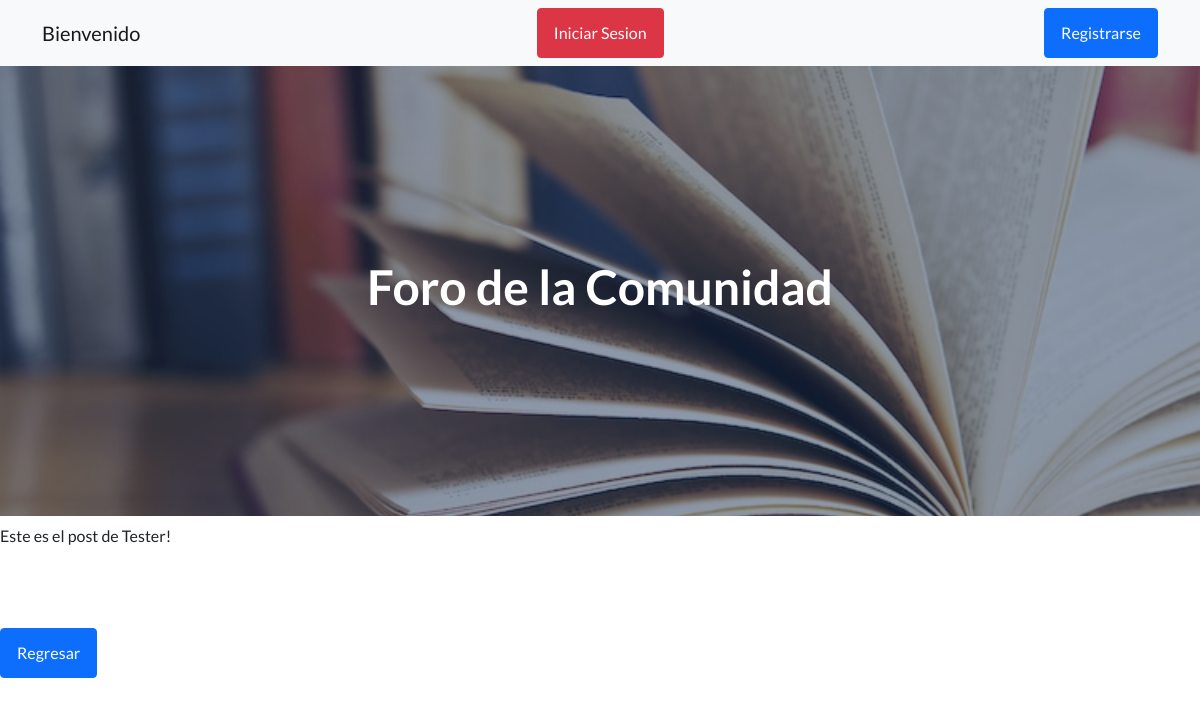
Page /app_biblioteca/article_detail/20 on the earlier database version.
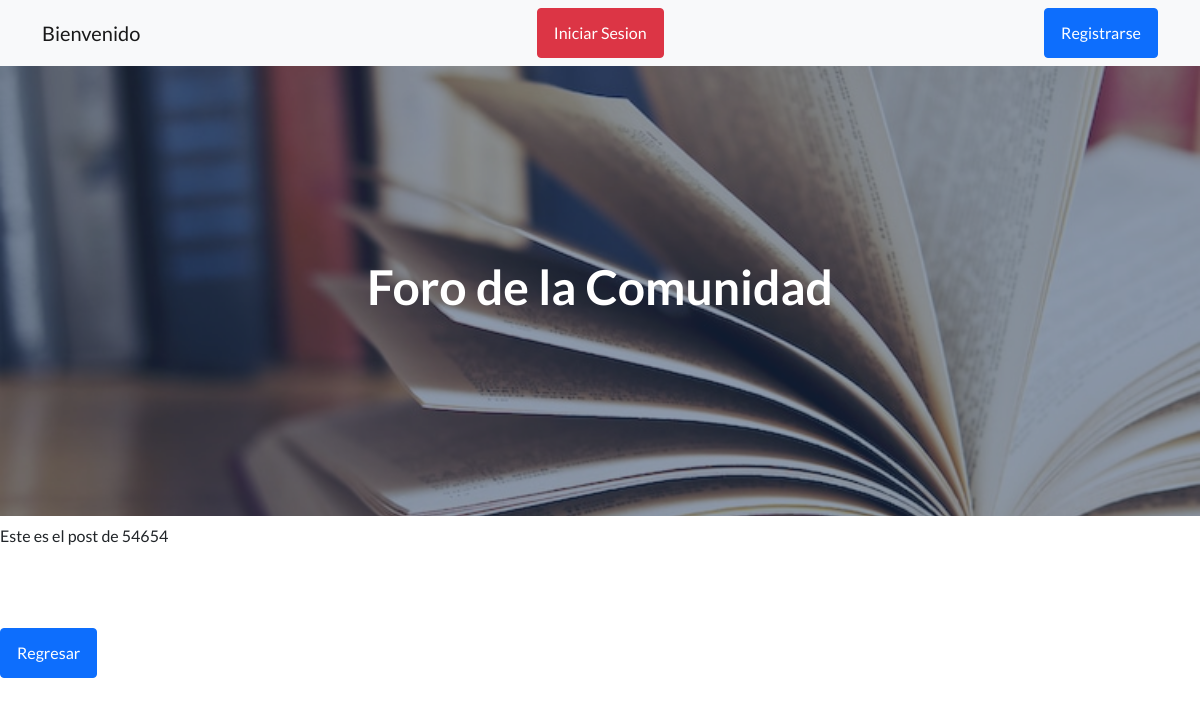
Same page on the later database version.
### app_biblioteca/models.py (models this page shows, shortened)
class Post(models.Model):
    titulo = models.CharField(max_length=255)
    autor = models.ForeignKey(User, on_delete=models.CASCADE)
    body = models.TextField()

### app_biblioteca/views.py (the view)
# urls.py: path('article_detail/<int:pk>',ArticleDetailView.as_view(), name='article_detail' ),#pk=private key, asigna un codigo único al articulo en este caso
class ArticleDetailView(DetailView):
    model = Post
    template_name = 'app_biblioteca/article_detail.html'

### app_biblioteca/templates/app_biblioteca/article_detail.html (shortened to what this page needs)
{% extends 'app_biblioteca/inicio.html' %}
{% load static %}
{% block titulo %}
<h1>{{ 'Foro de la Comunidad' }}</h1>
{% endblock %}
{% block contenido_que_cambia %}
    <dd>{{ post.body }}</dd>
    <br/>
    <br/>
    <br/>
    <a class="btn btn-primary" href="{% url 'social' %}">Regresar</a>
{% endblock %}

Differences in the rows shown:
changed Post: body "Este es el post de Tester!" → "Este es el post de 54654"
